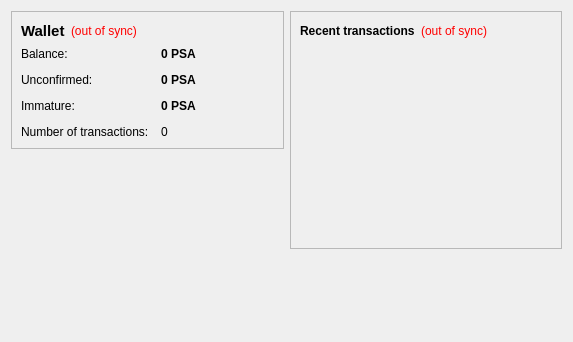
<?xml version="1.0" encoding="UTF-8"?>
<ui version="4.0">
 <class>OverviewPage</class>
 <widget class="QWidget" name="OverviewPage">
  <property name="geometry">
   <rect>
    <x>0</x>
    <y>0</y>
    <width>573</width>
    <height>342</height>
   </rect>
  </property>
  <property name="windowTitle">
   <string>Form</string>
  </property>
  <layout class="QHBoxLayout" name="horizontalLayout" stretch="1,1">
   <item>
    <layout class="QVBoxLayout" name="verticalLayout_2">
     <item>
      <widget class="QFrame" name="frame">
       <property name="frameShape">
        <enum>QFrame::StyledPanel</enum>
       </property>
       <property name="frameShadow">
        <enum>QFrame::Raised</enum>
       </property>
       <layout class="QVBoxLayout" name="verticalLayout_4">
        <item>
         <layout class="QHBoxLayout" name="horizontalLayout_4">
          <item>
           <widget class="QLabel" name="label_5">
            <property name="font">
             <font>
              <pointsize>11</pointsize>
              <weight>75</weight>
              <bold>true</bold>
             </font>
            </property>
            <property name="text">
             <string>Wallet</string>
            </property>
           </widget>
          </item>
          <item>
           <widget class="QLabel" name="labelWalletStatus">
            <property name="toolTip">
             <string>The displayed information may be out of date. Your wallet automatically synchronizes with the pesacoin network after a connection is established, but this process has not completed yet.</string>
            </property>
            <property name="styleSheet">
             <string notr="true">QLabel { color: red; }</string>
            </property>
            <property name="text">
             <string notr="true">(out of sync)</string>
            </property>
            <property name="alignment">
             <set>Qt::AlignLeading|Qt::AlignLeft|Qt::AlignVCenter</set>
            </property>
           </widget>
          </item>
          <item>
           <spacer name="horizontalSpacer_2">
            <property name="orientation">
             <enum>Qt::Horizontal</enum>
            </property>
            <property name="sizeHint" stdset="0">
             <size>
              <width>40</width>
              <height>20</height>
             </size>
            </property>
           </spacer>
          </item>
         </layout>
        </item>
        <item>
         <layout class="QFormLayout" name="formLayout_2">
          <property name="fieldGrowthPolicy">
           <enum>QFormLayout::AllNonFixedFieldsGrow</enum>
          </property>
          <property name="horizontalSpacing">
           <number>12</number>
          </property>
          <property name="verticalSpacing">
           <number>12</number>
          </property>
          <item row="0" column="0">
           <widget class="QLabel" name="label">
            <property name="text">
             <string>Balance:</string>
            </property>
           </widget>
          </item>
          <item row="0" column="1">
           <widget class="QLabel" name="labelBalance">
            <property name="font">
             <font>
              <weight>75</weight>
              <bold>true</bold>
             </font>
            </property>
            <property name="cursor">
             <cursorShape>IBeamCursor</cursorShape>
            </property>
            <property name="toolTip">
             <string>Your current balance</string>
            </property>
            <property name="text">
             <string notr="true">0 PSA</string>
            </property>
            <property name="textInteractionFlags">
             <set>Qt::LinksAccessibleByMouse|Qt::TextSelectableByKeyboard|Qt::TextSelectableByMouse</set>
            </property>
           </widget>
          </item>
          <item row="1" column="0">
           <widget class="QLabel" name="label_3">
            <property name="text">
             <string>Unconfirmed:</string>
            </property>
           </widget>
          </item>
          <item row="1" column="1">
           <widget class="QLabel" name="labelUnconfirmed">
            <property name="font">
             <font>
              <weight>75</weight>
              <bold>true</bold>
             </font>
            </property>
            <property name="cursor">
             <cursorShape>IBeamCursor</cursorShape>
            </property>
            <property name="toolTip">
             <string>Total of transactions that have yet to be confirmed, and do not yet count toward the current balance</string>
            </property>
            <property name="text">
             <string notr="true">0 PSA</string>
            </property>
            <property name="textInteractionFlags">
             <set>Qt::LinksAccessibleByMouse|Qt::TextSelectableByKeyboard|Qt::TextSelectableByMouse</set>
            </property>
           </widget>
          </item>
          <item row="3" column="0">
           <widget class="QLabel" name="label_2">
            <property name="text">
             <string>Number of transactions:</string>
            </property>
           </widget>
          </item>
          <item row="3" column="1">
           <widget class="QLabel" name="labelNumTransactions">
            <property name="toolTip">
             <string>Total number of transactions in wallet</string>
            </property>
            <property name="text">
             <string notr="true">0</string>
            </property>
           </widget>
          </item>
          <item row="2" column="0">
           <widget class="QLabel" name="labelImmatureText">
            <property name="text">
             <string>Immature:</string>
            </property>
           </widget>
          </item>
          <item row="2" column="1">
           <widget class="QLabel" name="labelImmature">
            <property name="font">
             <font>
              <weight>75</weight>
              <bold>true</bold>
             </font>
            </property>
            <property name="toolTip">
             <string>Mined balance that has not yet matured</string>
            </property>
            <property name="text">
             <string notr="true">0 PSA</string>
            </property>
            <property name="textInteractionFlags">
             <set>Qt::LinksAccessibleByMouse|Qt::TextSelectableByKeyboard|Qt::TextSelectableByMouse</set>
            </property>
           </widget>
          </item>
         </layout>
        </item>
       </layout>
      </widget>
     </item>
     <item>
      <spacer name="verticalSpacer">
       <property name="orientation">
        <enum>Qt::Vertical</enum>
       </property>
       <property name="sizeHint" stdset="0">
        <size>
         <width>20</width>
         <height>40</height>
        </size>
       </property>
      </spacer>
     </item>
    </layout>
   </item>
   <item>
    <layout class="QVBoxLayout" name="verticalLayout_3">
     <item>
      <widget class="QFrame" name="frame_2">
       <property name="frameShape">
        <enum>QFrame::StyledPanel</enum>
       </property>
       <property name="frameShadow">
        <enum>QFrame::Raised</enum>
       </property>
       <layout class="QVBoxLayout" name="verticalLayout">
        <item>
         <layout class="QHBoxLayout" name="horizontalLayout_2">
          <item>
           <widget class="QLabel" name="label_4">
            <property name="text">
             <string>&lt;b&gt;Recent transactions&lt;/b&gt;</string>
            </property>
           </widget>
          </item>
          <item>
           <widget class="QLabel" name="labelTransactionsStatus">
            <property name="toolTip">
             <string>The displayed information may be out of date. Your wallet automatically synchronizes with the pesacoin network after a connection is established, but this process has not completed yet.</string>
            </property>
            <property name="styleSheet">
             <string notr="true">QLabel { color: red; }</string>
            </property>
            <property name="text">
             <string notr="true">(out of sync)</string>
            </property>
            <property name="alignment">
             <set>Qt::AlignRight|Qt::AlignTrailing|Qt::AlignVCenter</set>
            </property>
           </widget>
          </item>
          <item>
           <spacer name="horizontalSpacer">
            <property name="orientation">
             <enum>Qt::Horizontal</enum>
            </property>
            <property name="sizeHint" stdset="0">
             <size>
              <width>40</width>
              <height>20</height>
             </size>
            </property>
           </spacer>
          </item>
         </layout>
        </item>
        <item>
         <widget class="QListView" name="listTransactions">
          <property name="styleSheet">
           <string notr="true">QListView { background: transparent; }</string>
          </property>
          <property name="frameShape">
           <enum>QFrame::NoFrame</enum>
          </property>
          <property name="verticalScrollBarPolicy">
           <enum>Qt::ScrollBarAlwaysOff</enum>
          </property>
          <property name="horizontalScrollBarPolicy">
           <enum>Qt::ScrollBarAlwaysOff</enum>
          </property>
          <property name="selectionMode">
           <enum>QAbstractItemView::NoSelection</enum>
          </property>
         </widget>
        </item>
       </layout>
      </widget>
     </item>
     <item>
      <spacer name="verticalSpacer_2">
       <property name="orientation">
        <enum>Qt::Vertical</enum>
       </property>
       <property name="sizeHint" stdset="0">
        <size>
         <width>20</width>
         <height>40</height>
        </size>
       </property>
      </spacer>
     </item>
    </layout>
   </item>
  </layout>
 </widget>
 <resources/>
 <connections/>
</ui>
